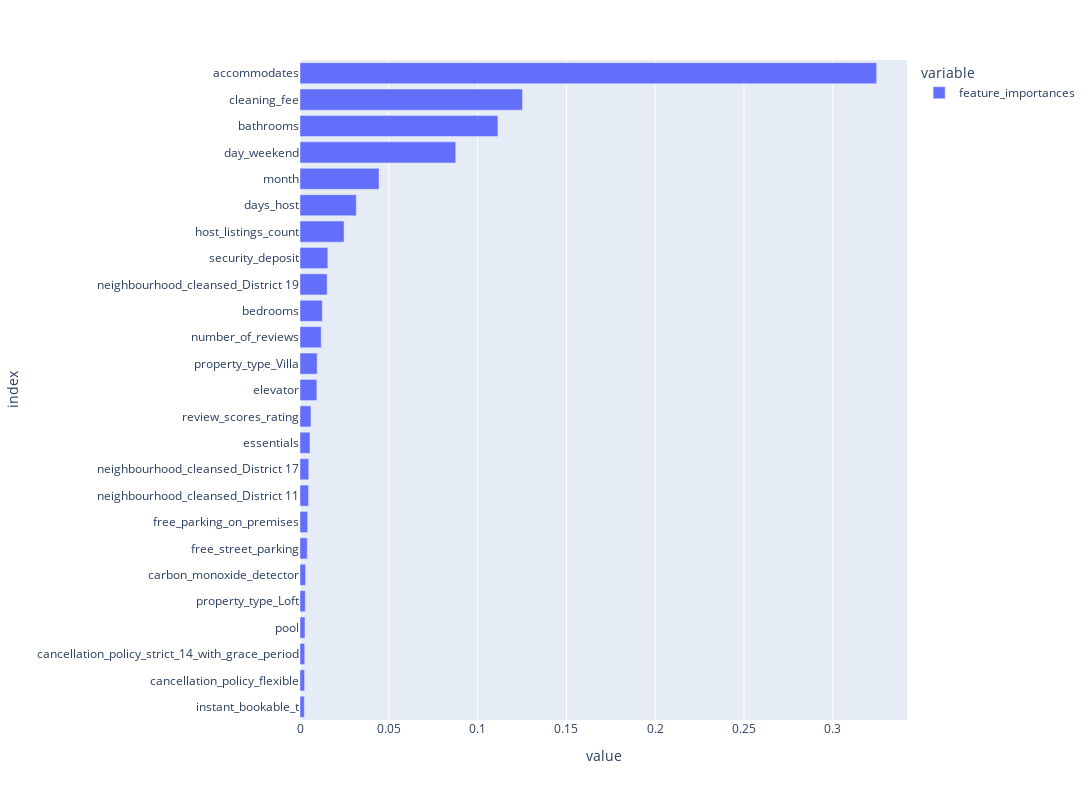

Write notebook code for a chart like this one.
### Code cell
fig = px.bar(feature_importances_df[-25:], orientation='h', width=1500, height=800
)
fig.show()

### Figure 1 — Plotly figure (JSON) as saved in the notebook; plotly's stock layout.template omitted (floating-point values rounded to 4 significant figures)
{"data": [{"alignmentgroup": "True", "hovertemplate": "variable=feature_importances<br>value=%{x}<br>index=%{y}<extra></extra>", "legendgroup": "feature_importances", "marker": {"color": "#636efa"}, "name": "feature_importances", "offsetgroup": "feature_importances", "orientation": "h", "showlegend": true, "textposition": "auto", "type": "bar", "x": [0.002439, 0.002596, 0.002666, 0.002799, 0.002955, 0.003149, 0.004075, 0.004279, 0.004819, 0.004918, 0.00562, 0.00616, 0.0095, 0.009662, 0.01195, 0.01257, 0.01529, 0.01567, 0.0248, 0.03172, 0.04451, 0.0877, 0.1114, 0.1253, 0.3247], "xaxis": "x", "y": ["instant_bookable_t", "cancellation_policy_flexible", "cancellation_policy_strict_14_with_grace_period", "pool", "property_type_Loft", "carbon_monoxide_detector", "free_street_parking", "free_parking_on_premises", "neighbourhood_cleansed_District 11", "neighbourhood_cleansed_District 17", "essentials", "review_scores_rating", "elevator", "property_type_Villa", "number_of_reviews", "bedrooms", "neighbourhood_cleansed_District 19", "security_deposit", "host_listings_count", "days_host", "month", "day_weekend", "bathrooms", "cleaning_fee", "accommodates"], "yaxis": "y"}], "layout": {"barmode": "relative", "height": 800, "legend": {"title": {"text": "variable"}, "tracegroupgap": 0}, "margin": {"t": 60}, "width": 1500, "xaxis": {"anchor": "y", "domain": [0, 1], "title": {"text": "value"}}, "yaxis": {"anchor": "x", "domain": [0, 1], "title": {"text": "index"}}}}
